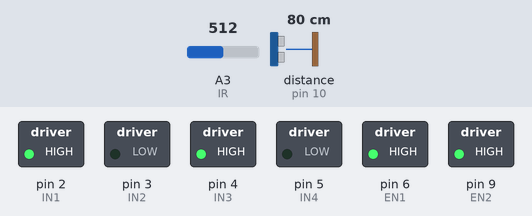
A sketch run on a simulated Arduino Uno, built with avr-gcc and run on an emulated ATmega328P. Shown: switched loads named in the sketch (green lamp = pin HIGH). Wiring (inferred from the names in the program): ultrasonic range finder: trigger pin 11; echo pin 10. The test bench sets the inputs (shaded band); at power-on: distance to the obstacle (sensor on pin 10) 80 cm, A3 (IR) = 512. The echo pulse lasts 58.3 µs per cm; pins used as bus, display or sensor lines are not drawn.

Above: at 1.2 s.
1.3 s: distance to the obstacle (sensor on pin 10) set to 7 cm
At 2.4 s:
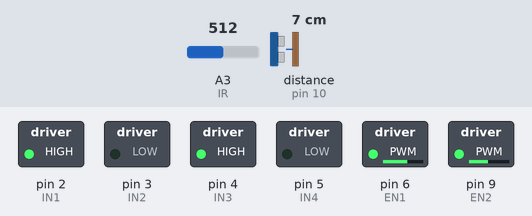
2.8 s: distance to the obstacle (sensor on pin 10) set to 2 cm
At 3.7 s:
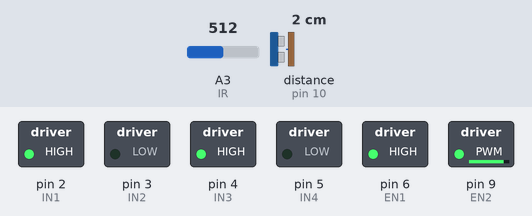
4.3 s: distance to the obstacle (sensor on pin 10) set to 9 cm
At 5.2 s:
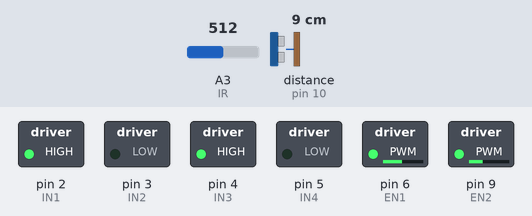
5.8 s: distance to the obstacle (sensor on pin 10) set to 18 cm
At 6.9 s:
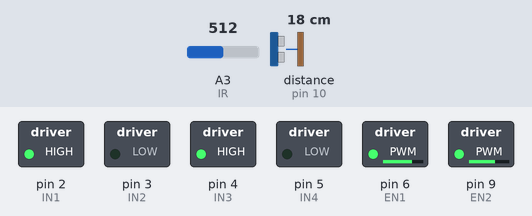
Timing chart, 0 to 8.3 s (numbered marks = the images above; inputs shaded):
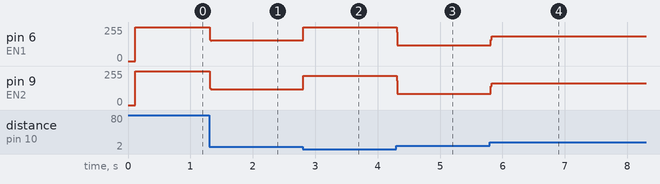

The sketch:

OPS_Capstone.ino
```cpp
// left motor
#define EN1 6
#define IN1 2
#define IN2 3
#define MIN_SPEED_L 100
// right motor
#define EN2 9
#define IN3 4
#define IN4 5
#define MIN_SPEED_R 80
// ultrasonic sensor
#define TRIG 11
#define ECHO 10
// IR receiver
#define IR A3

double Kp = 0.5;
double Ki = 0;
double Kd = 2;
double curr_error, int_error, der_error;
double target_reading = 700;
double duration;
long ir_zero, ir_reading;

void setup() {
  // put your setup code here, to run once:
  pinMode(EN1, OUTPUT);
  pinMode(EN2, OUTPUT);
  pinMode(IN1, OUTPUT);
  pinMode(IN2, OUTPUT);
  pinMode(IN3, OUTPUT);
  pinMode(IN4, OUTPUT);
  pinMode(TRIG, OUTPUT);
  pinMode(ECHO, INPUT);
  pinMode(IR, INPUT);

  go_forward();
  digitalWrite(TRIG, LOW);

  ir_zero = 0;
  for(int i = 0; i < 100; i++) {
    ir_zero += analogRead(IR);
  }
  ir_zero /= 100;

  curr_error = read_ultra() - target_reading;

  Serial.begin(9600);
}

void stop() {
  digitalWrite(IN1, LOW);
  digitalWrite(IN3, LOW);
  digitalWrite(IN2, LOW);
  digitalWrite(IN4, LOW);
}

void go_forward() {
  digitalWrite(IN1, HIGH);
  digitalWrite(IN3, HIGH);
  digitalWrite(IN2, LOW);
  digitalWrite(IN4, LOW);
}

void go_backward() {
  digitalWrite(IN1, LOW);
  digitalWrite(IN3, LOW);
  digitalWrite(IN2, HIGH);
  digitalWrite(IN4, HIGH);
}

void turn_left() {
  // left motor backward
  digitalWrite(IN1, LOW);
  digitalWrite(IN2, HIGH);
  //right motor forward
  digitalWrite(IN3, HIGH);
  digitalWrite(IN4, LOW);
}

void turn_right() {
  // left motor forward
  digitalWrite(IN1, HIGH);
  digitalWrite(IN2, LOW);
  //right motor backward
  digitalWrite(IN3, LOW);
  digitalWrite(IN4, HIGH);
}

void send_pulse() {
  digitalWrite(TRIG, HIGH);
  delayMicroseconds(15);
  digitalWrite(TRIG, LOW);
}

int analog_speed = 255;
void accelerate()
{
  analogWrite(EN1, analog_speed);
  analogWrite(EN2, analog_speed);
}

int current_speed_L, current_speed_R = 255;
void loop() {

  ir_reading = constrain(analogRead(IR), 0, ir_zero);

  //read ultrasonic sensor
  send_pulse();
  duration = read_ultra();

  int spd = PID(duration);

  //unsure of how to use PID number since there are two motors
  if(spd > 0)  //turn left
  {
  current_speed_L = constrain(spd, MIN_SPEED_L + 20, 255);
  current_speed_R = current_speed_L - 35;
  }
  else if (spd < 0)  //turn right
  {
  current_speed_R = constrain(-spd, MIN_SPEED_R + 20, 255);
  current_speed_L = current_speed_R + 19;
  if (current_speed_L > 255) current_speed_L = 255;
  }

  analogWrite(EN1, current_speed_L);
  analogWrite(EN2, current_speed_R);

   //if (ir_reading < ir_zero - 50) stop();  //temporary

}

double read_ultra(){   //reads ultrasound duration as an average of 10 pulses
  double dur = 0;

  // average over 10 reads
  for (int i = 0; i < 10; i++){
    digitalWrite(TRIG, LOW);
    delayMicroseconds(2);
    digitalWrite(TRIG, HIGH);
    delayMicroseconds(10);
    digitalWrite(TRIG, LOW);
    dur += pulseIn(ECHO, HIGH);
  }
  dur /= 10;

  return dur;
}

double PID(double dur)  //calculates PID
{
  int time_elapsed = millis();
  int prev_error = curr_error;
  curr_error = target_reading - dur;
  int_error += time_elapsed * curr_error;
  der_error = (curr_error - prev_error) / time_elapsed;

  int out = Kp * curr_error + Ki * int_error + Kd * der_error;
  return out;
}
```

Measured:
- after the input at 1.3 s, pin 6 (EN1): 255/255 → 154/255 at once; pin 9 (EN2): 255/255 → 119/255 at once
- after the input at 2.8 s, pin 6 (EN1): 154/255 → 255/255 at once; pin 9 (EN2): 119/255 → 220/255 at once
- after the input at 4.3 s, pin 6 (EN1): 255/255 → 120/255 at once; pin 9 (EN2): 220/255 → 85/255 at once
- after the input at 5.8 s, pin 6 (EN1): 120/255 → 184/255 at once; pin 9 (EN2): 85/255 → 165/255 at once
